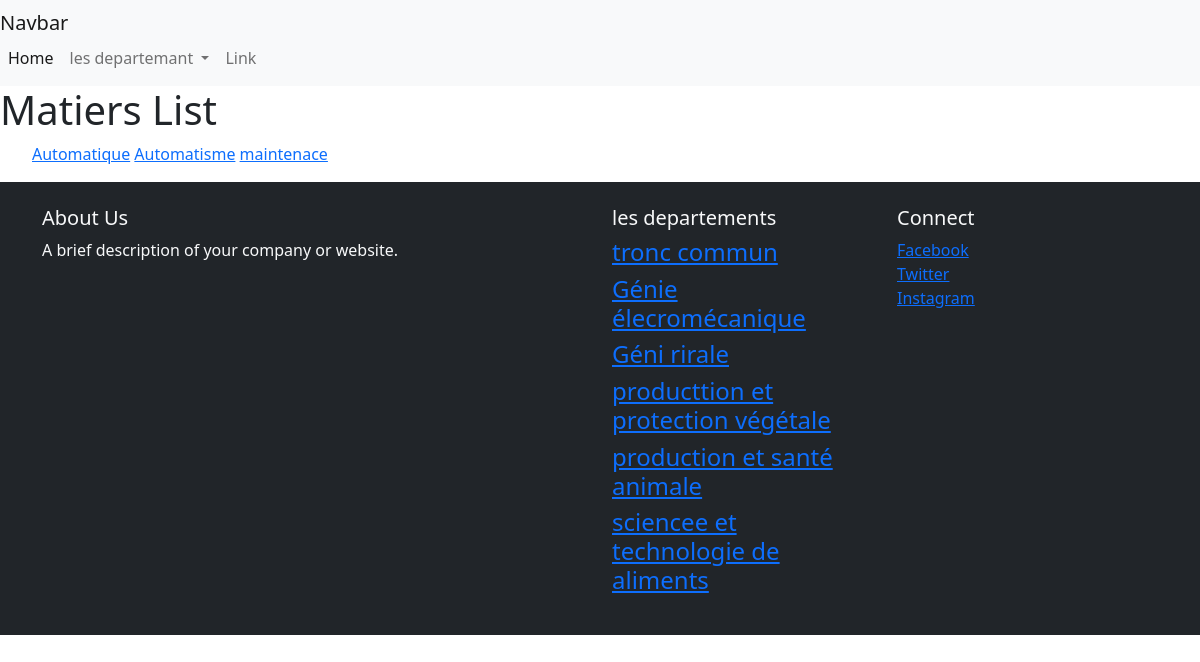
Screenshot of /gem/ with the database file from the repository.
### GEM/models.py (models this page shows, shortened)
class Matiergm(models.Model):
    name = models.CharField(max_length=255)
    class Meta:
        ordering = ('name',)

### core/views.py (the view)
# urls.py: path('gem/', gem_view, name='gem_view'),
def gem_view(request):
    matiers = Matiergm.objects.all()
    return render(request, "core/gem.html", {
        'matiers': matiers,
    })

### core/templates/core/gem.html
{% extends 'core/base.html'%}
{% block content %}
<section>
    <div>
        <h1>Matiers List</h1>
        <ul>
            {% for matier in matiers %}
            <a href="{% url 'matier_detailgem' matier_id=matier.id %}">{{ matier.name }}</a>
            {% endfor %}
        </ul>
    </div>
</section>
{% endblock %}

### rows the page displays
Matiergm: name "Automatique"
Matiergm: name "Automatisme"
Matiergm: name "maintenace"
